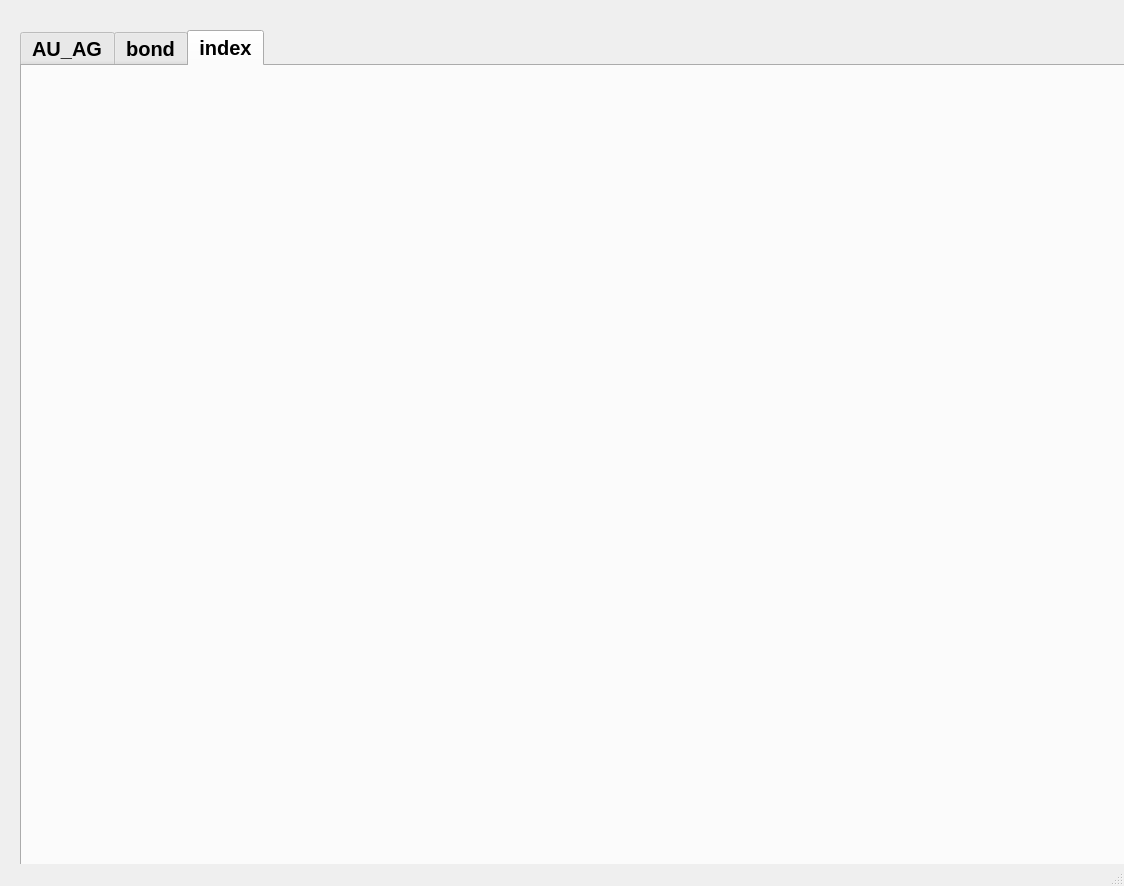
<?xml version="1.0" encoding="UTF-8"?>
<ui version="4.0">
 <class>MainWindow</class>
 <widget class="QMainWindow" name="MainWindow">
  <property name="geometry">
   <rect>
    <x>0</x>
    <y>0</y>
    <width>1124</width>
    <height>886</height>
   </rect>
  </property>
  <property name="windowTitle">
   <string>MainWindow</string>
  </property>
  <widget class="QWidget" name="centralwidget">
   <widget class="QTabWidget" name="tabWidget">
    <property name="geometry">
     <rect>
      <x>20</x>
      <y>30</y>
      <width>1151</width>
      <height>891</height>
     </rect>
    </property>
    <property name="font">
     <font>
      <pointsize>15</pointsize>
      <weight>75</weight>
      <bold>true</bold>
     </font>
    </property>
    <property name="currentIndex">
     <number>2</number>
    </property>
    <property name="tabBarAutoHide">
     <bool>false</bool>
    </property>
    <widget class="QWidget" name="tab">
     <attribute name="title">
      <string>AU_AG</string>
     </attribute>
     <widget class="QPushButton" name="realtime_pushButton">
      <property name="geometry">
       <rect>
        <x>920</x>
        <y>130</y>
        <width>121</width>
        <height>41</height>
       </rect>
      </property>
      <property name="text">
       <string>实时刷新</string>
      </property>
     </widget>
     <widget class="QWidget" name="layoutWidget">
      <property name="geometry">
       <rect>
        <x>48</x>
        <y>30</y>
        <width>841</width>
        <height>131</height>
       </rect>
      </property>
      <layout class="QHBoxLayout" name="horizontalLayout_4">
       <item>
        <layout class="QHBoxLayout" name="horizontalLayout_2">
         <item>
          <widget class="QLabel" name="AU_label">
           <property name="maximumSize">
            <size>
             <width>16777215</width>
             <height>16777215</height>
            </size>
           </property>
           <property name="font">
            <font>
             <pointsize>12</pointsize>
             <weight>75</weight>
             <bold>true</bold>
            </font>
           </property>
           <property name="text">
            <string>AU price：</string>
           </property>
          </widget>
         </item>
         <item>
          <widget class="QLineEdit" name="AU_price_lineEdit">
           <property name="font">
            <font>
             <pointsize>15</pointsize>
             <weight>75</weight>
             <bold>true</bold>
            </font>
           </property>
          </widget>
         </item>
         <item>
          <spacer name="horizontalSpacer">
           <property name="orientation">
            <enum>Qt::Horizontal</enum>
           </property>
           <property name="sizeHint" stdset="0">
            <size>
             <width>40</width>
             <height>20</height>
            </size>
           </property>
          </spacer>
         </item>
        </layout>
       </item>
       <item>
        <layout class="QHBoxLayout" name="horizontalLayout_3">
         <item>
          <widget class="QLabel" name="AG_label">
           <property name="font">
            <font>
             <pointsize>12</pointsize>
             <weight>75</weight>
             <bold>true</bold>
            </font>
           </property>
           <property name="text">
            <string>AG price:</string>
           </property>
          </widget>
         </item>
         <item>
          <widget class="QLineEdit" name="AG_price_lineEdit">
           <property name="font">
            <font>
             <weight>75</weight>
             <bold>true</bold>
            </font>
           </property>
          </widget>
         </item>
         <item>
          <spacer name="horizontalSpacer_2">
           <property name="orientation">
            <enum>Qt::Horizontal</enum>
           </property>
           <property name="sizeHint" stdset="0">
            <size>
             <width>40</width>
             <height>20</height>
            </size>
           </property>
          </spacer>
         </item>
        </layout>
       </item>
       <item>
        <layout class="QHBoxLayout" name="horizontalLayout">
         <item>
          <widget class="QLabel" name="auagcomparelabel">
           <property name="font">
            <font>
             <pointsize>12</pointsize>
             <weight>75</weight>
             <bold>true</bold>
            </font>
           </property>
           <property name="text">
            <string>AU：AG</string>
           </property>
          </widget>
         </item>
         <item>
          <widget class="QLineEdit" name="lineEdit">
           <property name="font">
            <font>
             <weight>75</weight>
             <bold>true</bold>
            </font>
           </property>
          </widget>
         </item>
        </layout>
       </item>
      </layout>
     </widget>
     <widget class="QGroupBox" name="groupBox">
      <property name="geometry">
       <rect>
        <x>910</x>
        <y>20</y>
        <width>191</width>
        <height>91</height>
       </rect>
      </property>
      <property name="title">
       <string>GroupBox</string>
      </property>
      <widget class="QWidget" name="layoutWidget">
       <property name="geometry">
        <rect>
         <x>10</x>
         <y>20</y>
         <width>151</width>
         <height>56</height>
        </rect>
       </property>
       <layout class="QVBoxLayout" name="verticalLayout">
        <item>
         <widget class="QRadioButton" name="radioButton">
          <property name="text">
           <string>自动刷新</string>
          </property>
         </widget>
        </item>
        <item>
         <widget class="QRadioButton" name="radioButton_2">
          <property name="text">
           <string>停止自动刷新</string>
          </property>
         </widget>
        </item>
       </layout>
      </widget>
     </widget>
     <widget class="QWidget" name="formLayoutWidget">
      <property name="geometry">
       <rect>
        <x>50</x>
        <y>220</y>
        <width>311</width>
        <height>227</height>
       </rect>
      </property>
      <layout class="QFormLayout" name="formLayout">
       <item row="2" column="0">
        <widget class="QLabel" name="label_7">
         <property name="text">
          <string>做多买入线：</string>
         </property>
        </widget>
       </item>
       <item row="2" column="1">
        <widget class="QLineEdit" name="lineEdit_8"/>
       </item>
       <item row="3" column="0">
        <widget class="QLabel" name="label_8">
         <property name="text">
          <string>做多卖出线：</string>
         </property>
        </widget>
       </item>
       <item row="3" column="1">
        <widget class="QLineEdit" name="lineEdit_9"/>
       </item>
       <item row="5" column="0">
        <widget class="QLabel" name="label_10">
         <property name="text">
          <string>做空买入线：</string>
         </property>
        </widget>
       </item>
       <item row="5" column="1">
        <widget class="QLineEdit" name="lineEdit_10"/>
       </item>
       <item row="6" column="0">
        <widget class="QLabel" name="label_9">
         <property name="text">
          <string>做空卖出线：</string>
         </property>
        </widget>
       </item>
       <item row="6" column="1">
        <widget class="QLineEdit" name="lineEdit_11"/>
       </item>
       <item row="4" column="0">
        <widget class="QLabel" name="label_11">
         <property name="text">
          <string>统计周期：</string>
         </property>
        </widget>
       </item>
       <item row="4" column="1">
        <widget class="QLineEdit" name="lineEdit_12"/>
       </item>
       <item row="1" column="0">
        <widget class="QLabel" name="label_12">
         <property name="text">
          <string>历史数据最后日期：</string>
         </property>
        </widget>
       </item>
       <item row="1" column="1">
        <widget class="QLineEdit" name="lineEdit_13"/>
       </item>
       <item row="0" column="0">
        <widget class="QLabel" name="label_13">
         <property name="text">
          <string>今日：</string>
         </property>
        </widget>
       </item>
       <item row="0" column="1">
        <widget class="QLineEdit" name="lineEdit_14"/>
       </item>
      </layout>
     </widget>
     <widget class="QTableWidget" name="tableWidget_2">
      <property name="geometry">
       <rect>
        <x>410</x>
        <y>220</y>
        <width>181</width>
        <height>361</height>
       </rect>
      </property>
      <property name="columnCount">
       <number>1</number>
      </property>
      <attribute name="horizontalHeaderVisible">
       <bool>false</bool>
      </attribute>
      <attribute name="verticalHeaderVisible">
       <bool>false</bool>
      </attribute>
      <row>
       <property name="text">
        <string>long-buy</string>
       </property>
      </row>
      <row>
       <property name="text">
        <string>long-sell</string>
       </property>
      </row>
      <row>
       <property name="text">
        <string>short-buy</string>
       </property>
      </row>
      <row>
       <property name="text">
        <string>short-sell</string>
       </property>
      </row>
      <row>
       <property name="text">
        <string>max</string>
       </property>
      </row>
      <row>
       <property name="text">
        <string>min</string>
       </property>
      </row>
      <row>
       <property name="text">
        <string>mean</string>
       </property>
      </row>
      <row>
       <property name="text">
        <string>25%</string>
       </property>
      </row>
      <row>
       <property name="text">
        <string>50%</string>
       </property>
      </row>
      <row>
       <property name="text">
        <string>75%</string>
       </property>
      </row>
      <row>
       <property name="text">
        <string>std</string>
       </property>
      </row>
      <column/>
     </widget>
    </widget>
    <widget class="QWidget" name="tab_2">
     <attribute name="title">
      <string>bond</string>
     </attribute>
     <widget class="QTableWidget" name="premium_tableWidget">
      <property name="geometry">
       <rect>
        <x>30</x>
        <y>40</y>
        <width>611</width>
        <height>321</height>
       </rect>
      </property>
      <column>
       <property name="text">
        <string>bond_code</string>
       </property>
      </column>
      <column>
       <property name="text">
        <string>bond_name</string>
       </property>
      </column>
      <column>
       <property name="text">
        <string>premium</string>
       </property>
      </column>
      <column>
       <property name="text">
        <string>stock_code</string>
       </property>
      </column>
      <column>
       <property name="text">
        <string>stock_name</string>
       </property>
      </column>
      <column>
       <property name="text">
        <string>convert_code</string>
       </property>
      </column>
     </widget>
     <widget class="QGroupBox" name="groupBox_2">
      <property name="geometry">
       <rect>
        <x>710</x>
        <y>60</y>
        <width>181</width>
        <height>121</height>
       </rect>
      </property>
      <property name="title">
       <string>GroupBox</string>
      </property>
      <widget class="QWidget" name="layoutWidget">
       <property name="geometry">
        <rect>
         <x>10</x>
         <y>40</y>
         <width>151</width>
         <height>56</height>
        </rect>
       </property>
       <layout class="QVBoxLayout" name="verticalLayout_2">
        <item>
         <widget class="QRadioButton" name="radioButton_3">
          <property name="text">
           <string>自动刷新</string>
          </property>
         </widget>
        </item>
        <item>
         <widget class="QRadioButton" name="radioButton_4">
          <property name="text">
           <string>停止自动刷新</string>
          </property>
         </widget>
        </item>
       </layout>
      </widget>
     </widget>
     <widget class="QPushButton" name="pushButton">
      <property name="geometry">
       <rect>
        <x>710</x>
        <y>210</y>
        <width>161</width>
        <height>41</height>
       </rect>
      </property>
      <property name="text">
       <string>手动刷新</string>
      </property>
     </widget>
     <widget class="QTableWidget" name="tableWidget">
      <property name="geometry">
       <rect>
        <x>30</x>
        <y>470</y>
        <width>661</width>
        <height>192</height>
       </rect>
      </property>
      <row>
       <property name="text">
        <string>ask2</string>
       </property>
      </row>
      <row>
       <property name="text">
        <string>ask1</string>
       </property>
      </row>
      <row>
       <property name="text">
        <string>bid1</string>
       </property>
      </row>
      <row>
       <property name="text">
        <string>bid2</string>
       </property>
      </row>
      <column>
       <property name="text">
        <string>bond_price</string>
       </property>
      </column>
      <column>
       <property name="text">
        <string>bond_v</string>
       </property>
      </column>
      <column>
       <property name="text">
        <string>premium</string>
       </property>
      </column>
      <column>
       <property name="text">
        <string>stock_price</string>
       </property>
      </column>
      <column>
       <property name="text">
        <string>stock_v</string>
       </property>
      </column>
     </widget>
     <widget class="QPushButton" name="pushButton_2">
      <property name="geometry">
       <rect>
        <x>720</x>
        <y>540</y>
        <width>171</width>
        <height>51</height>
       </rect>
      </property>
      <property name="text">
       <string>交易</string>
      </property>
     </widget>
     <widget class="QPushButton" name="pushButton_3">
      <property name="geometry">
       <rect>
        <x>740</x>
        <y>390</y>
        <width>171</width>
        <height>51</height>
       </rect>
      </property>
      <property name="text">
       <string>获取tick</string>
      </property>
     </widget>
     <widget class="QLineEdit" name="lineEdit_6">
      <property name="geometry">
       <rect>
        <x>860</x>
        <y>500</y>
        <width>181</width>
        <height>27</height>
       </rect>
      </property>
      <property name="text">
       <string/>
      </property>
     </widget>
     <widget class="QLabel" name="label_5">
      <property name="geometry">
       <rect>
        <x>710</x>
        <y>500</y>
        <width>131</width>
        <height>27</height>
       </rect>
      </property>
      <property name="text">
       <string>买入转债数量</string>
      </property>
     </widget>
     <widget class="QTextBrowser" name="textBrowser">
      <property name="geometry">
       <rect>
        <x>720</x>
        <y>600</y>
        <width>256</width>
        <height>171</height>
       </rect>
      </property>
     </widget>
     <widget class="QLineEdit" name="lineEdit_7">
      <property name="geometry">
       <rect>
        <x>860</x>
        <y>470</y>
        <width>181</width>
        <height>27</height>
       </rect>
      </property>
      <property name="text">
       <string/>
      </property>
     </widget>
     <widget class="QLabel" name="label_6">
      <property name="geometry">
       <rect>
        <x>710</x>
        <y>470</y>
        <width>131</width>
        <height>27</height>
       </rect>
      </property>
      <property name="text">
       <string>最大买入数量</string>
      </property>
     </widget>
     <widget class="QWidget" name="layoutWidget">
      <property name="geometry">
       <rect>
        <x>30</x>
        <y>390</y>
        <width>665</width>
        <height>62</height>
       </rect>
      </property>
      <layout class="QGridLayout" name="gridLayout">
       <item row="0" column="0">
        <widget class="QLabel" name="label">
         <property name="text">
          <string>bond_code</string>
         </property>
        </widget>
       </item>
       <item row="0" column="1">
        <widget class="QLineEdit" name="lineEdit_2"/>
       </item>
       <item row="0" column="2">
        <widget class="QLabel" name="label_3">
         <property name="text">
          <string>stock_code</string>
         </property>
        </widget>
       </item>
       <item row="0" column="3">
        <widget class="QLineEdit" name="lineEdit_3"/>
       </item>
       <item row="1" column="0">
        <widget class="QLabel" name="label_2">
         <property name="text">
          <string>bond_name</string>
         </property>
        </widget>
       </item>
       <item row="1" column="1">
        <widget class="QLineEdit" name="lineEdit_5"/>
       </item>
       <item row="1" column="2">
        <widget class="QLabel" name="label_4">
         <property name="text">
          <string>stock_name</string>
         </property>
        </widget>
       </item>
       <item row="1" column="3">
        <widget class="QLineEdit" name="lineEdit_4"/>
       </item>
      </layout>
     </widget>
     <zorder>layoutWidget</zorder>
     <zorder>premium_tableWidget</zorder>
     <zorder>groupBox_2</zorder>
     <zorder>pushButton</zorder>
     <zorder>tableWidget</zorder>
     <zorder>pushButton_2</zorder>
     <zorder>pushButton_3</zorder>
     <zorder>lineEdit_6</zorder>
     <zorder>label_5</zorder>
     <zorder>textBrowser</zorder>
     <zorder>lineEdit_7</zorder>
     <zorder>label_6</zorder>
    </widget>
    <widget class="QWidget" name="tab_3">
     <attribute name="title">
      <string>index</string>
     </attribute>
    </widget>
   </widget>
  </widget>
  <widget class="QMenuBar" name="menubar">
   <property name="geometry">
    <rect>
     <x>0</x>
     <y>0</y>
     <width>1124</width>
     <height>23</height>
    </rect>
   </property>
  </widget>
  <widget class="QStatusBar" name="statusbar"/>
 </widget>
 <resources/>
 <connections/>
</ui>
